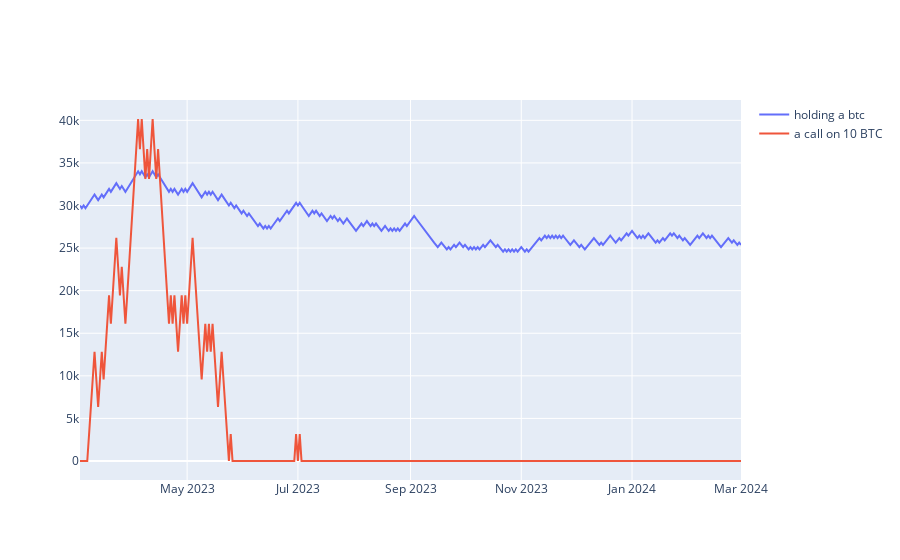

Notebook code cell kept with this figure:
### Code cell
value = Evaluate(prices())
plots({
    'holding a btc':value(btc),'a call on 10 BTC':value(option)
    })

### Figure 1 — Plotly figure (JSON) as saved in the notebook; plotly's stock layout.template omitted (floating-point values rounded to 4 significant figures; data arrays with more than 128 entries replaced by an {"elided": "..."} marker saying what was removed)
{"data": [{"name": "holding a btc", "type": "scatter", "x": {"elided": "365 str values"}, "y": {"elided": "365 float values"}}, {"name": "a call on 10 BTC", "type": "scatter", "x": {"elided": "365 str values"}, "y": {"elided": "365 float values"}}], "layout": {}}
